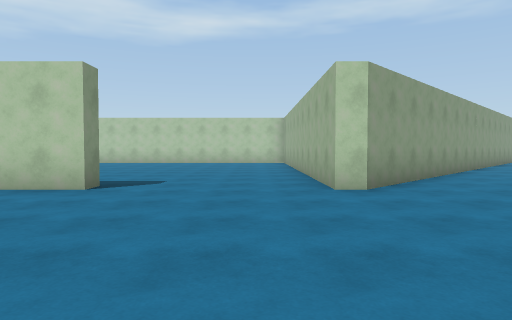
view 1 (above)

16 first-person views from a walk through a 3-D level made in the Unity game engine. The camera is 1.3 m above the floor, tilts 2° down and sees 75° across. The floor is counted in squares, 2 m on a side. Each view is taken from the middle of a square. On the plan, view 1 faces up. The plan holds only what a view shows up to about 10 squares ahead; the rest is blank. The place goes on beyond the plan. The player is left out.

view 2
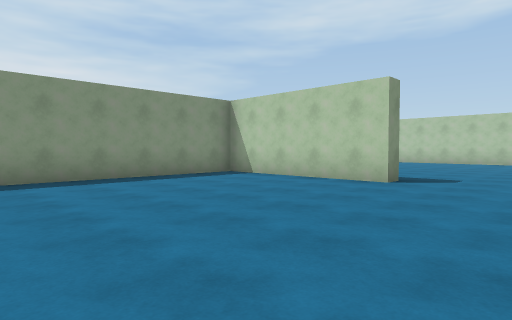

view 3
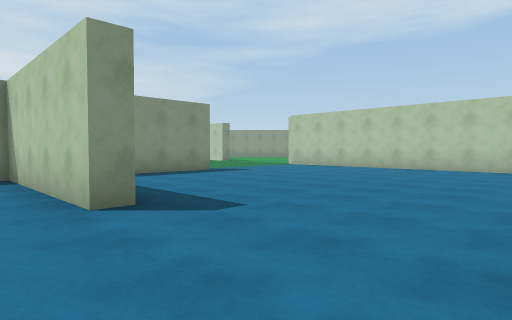

view 4
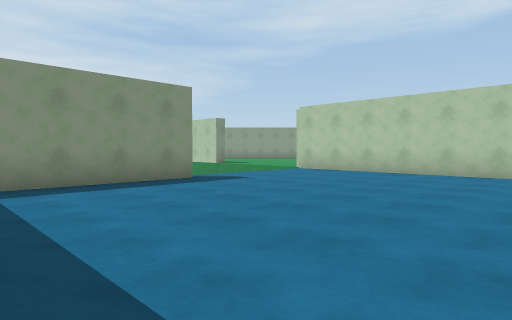

view 5
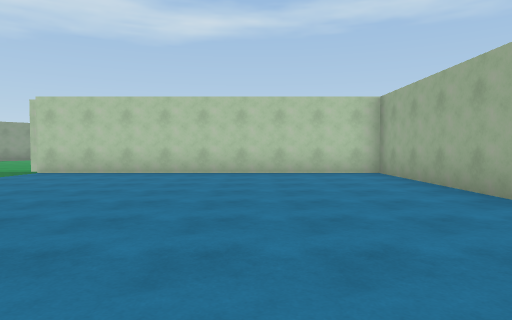

view 6
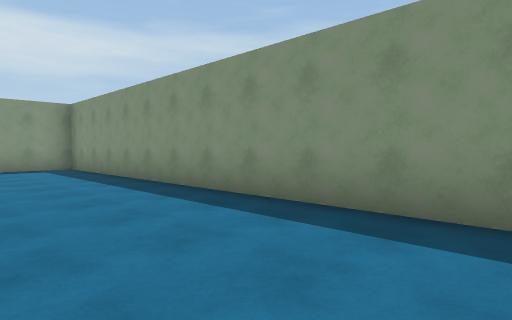

view 7
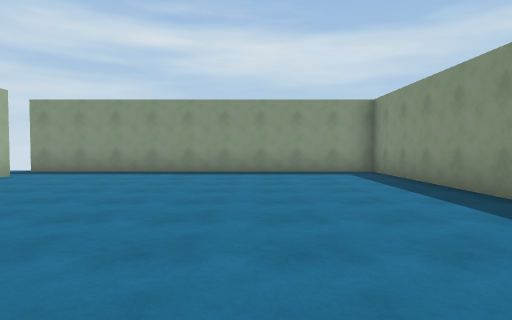

view 8
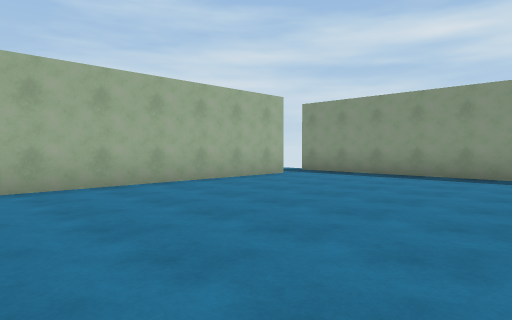

view 9
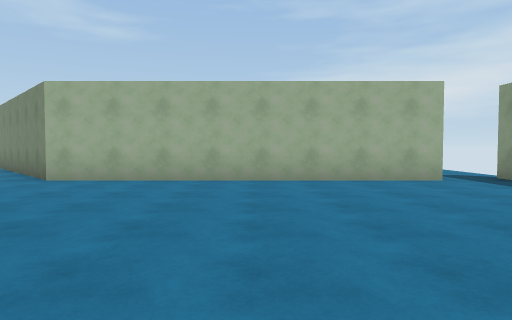

view 10
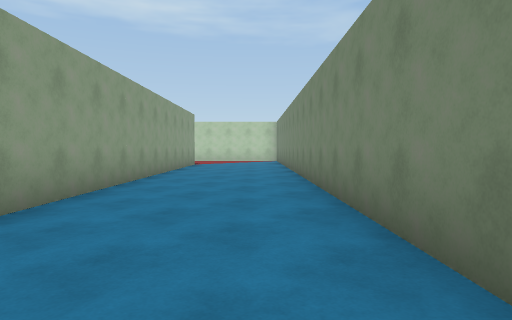

view 11
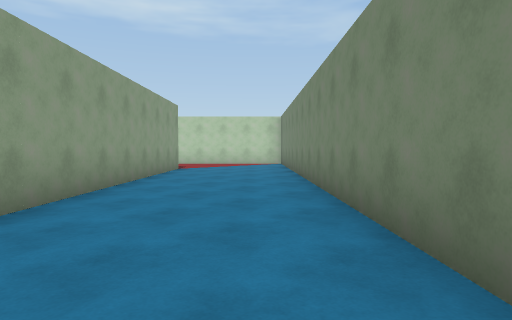

view 12
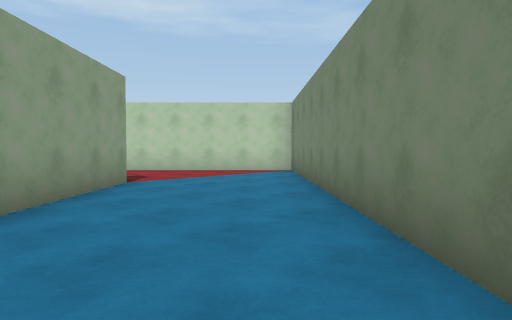

view 13
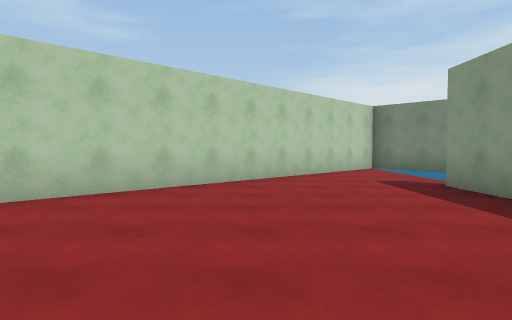

view 14
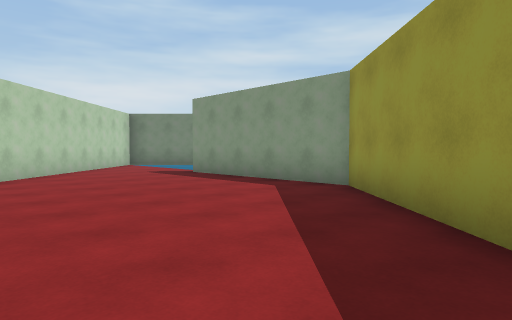

view 15
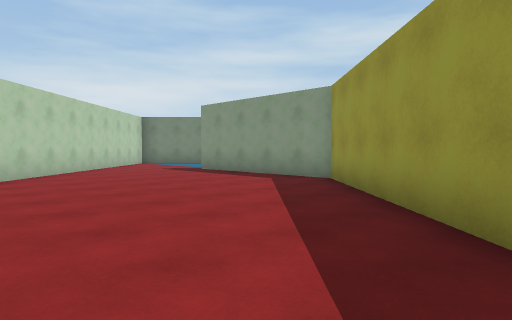

view 16
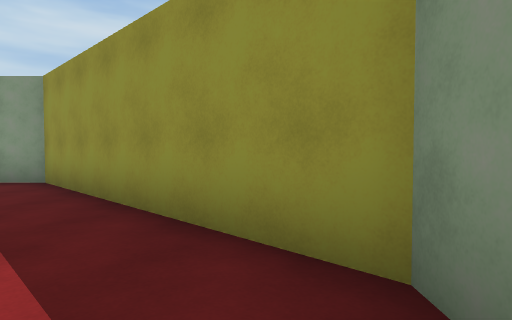

### Floor plan
Points are (right, up) in squares from view 1. A wall is a line through its corners. A room is listed if a view was taken in it or the views show most of it. See-through windows are left out.
Room 1 (views 1, 2, 3, 4, 5, 6, 7, 8, 9)
walls: (-2.7, 5.8) (-2.7, 5.2) (-7.3, 5.2) (-7.3, -9.3) (2.2, -9.3); (1.8, 5.2) (1.2, 5.2) (1.2, 14.8) (-7.8, 14.8); (-7.3, 10.4) (-7.3, 6.7); (1.7, -7.9) (1.7, 0.2) (4.3, 2.8)
ways out: opening at (3.5, 4.5) to room 2; gap at (-8, 10)
Room 2 (views 10, 11, 12, 13, 14, 15, 16)
walls: (11.8, 15.3) (1.8, 5.2); (2.3, 21.1) (2.3, 20.4) (7, 15.7) (11.7, 15.7); (4.3, 2.8) (16.7, 15.2) (9.9, 22.1)
ways out: opening at (3.5, 4.5) to room 1

Positions as (right, up) in squares from view 1, and headings:
1: (0, 0), facing up
2: (0, -1), facing up-left
3: (1, 4), facing up-left
4: (-1, 6), facing up-left
5: (-2, 6), facing up
6: (-4, 2), facing down-left
7: (-4, 0), facing down
8: (-4, -1), facing down-right
9: (-5, -4), facing right
10: (4, 4), facing up-right
11: (6, 6), facing up-right
12: (9, 9), facing up-right
13: (6, 19), facing right
14: (4, 21), facing down-right
15: (3, 22), facing down-right
16: (3, 22), facing down
